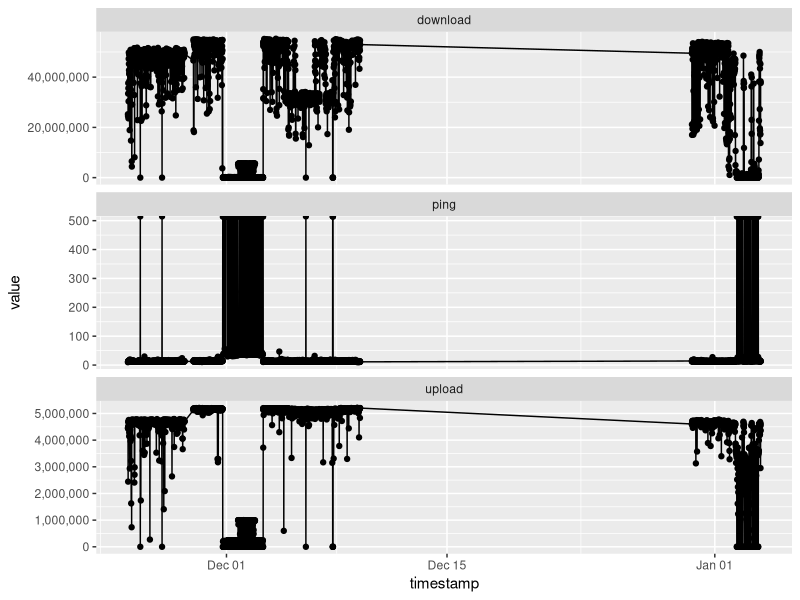

Source code (R):
library(tidyverse)
library(scales)

speeds <- read_csv("test-results.csv")

speeds %>%
  gather(variable, value, -timestamp) %>%
  ggplot(aes(x = timestamp, y = value)) +
  facet_wrap(~variable, scale = "free_y", ncol = 1) +
  geom_point() +
  geom_line() +
  scale_y_continuous(label = comma)
